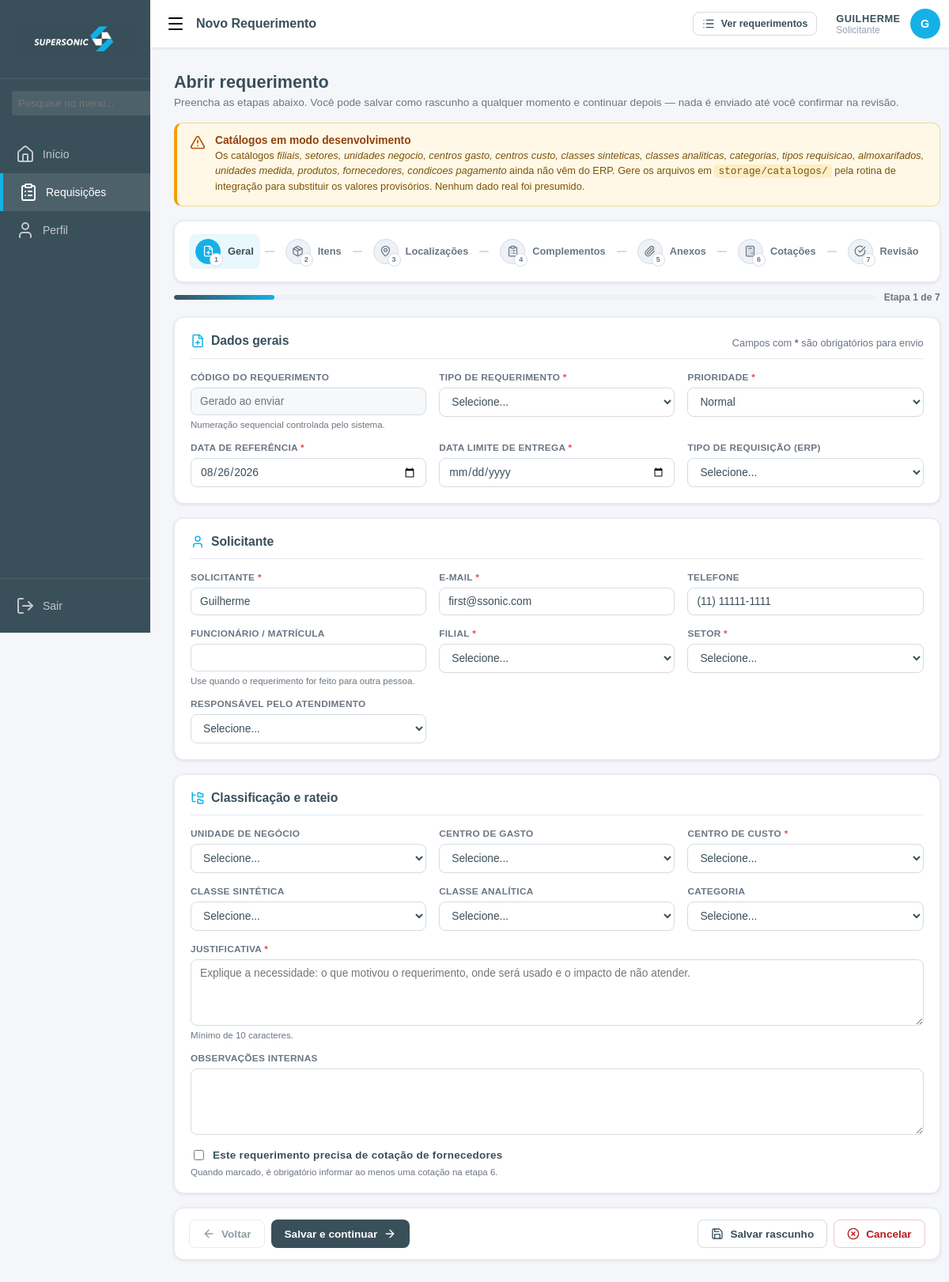
The app's page /requerimento/novo (signed in) with its own data.
### app.py (models this page shows)
class Usuario(db.Model, UserMixin):
    __tablename__ = "usuarios"
    id = db.Column(db.Integer, primary_key=True)
    nome = db.Column(db.String(100))
    email = db.Column(db.String(100), unique=True)
    senha_hash = db.Column(db.String(255))
    telefone = db.Column(db.String(20))
    ATIVO = db.Column(db.String(1), default='S') # Coluna Ativo
    ADM = db.Column(db.String(1), default='N')
    reset_token = db.Column(db.String(100), nullable=True)
    token_expiracao = db.Column(db.DateTime, nullable=True)
    usu_rod = db.relationship('Usurod', backref='usuario_pai', uselist=True)

### core/req_routes.py (the view)
@req_bp.route("/requerimento/novo")
@login_required
def novo():
    return render_template(
        "requerimentos/wizard.html",
        pagina_ativa="novo",
        titulo_pagina="Novo Requerimento",
        requerimento=None,
        dados_requerimento=None,
        situacao_etapas=None,
        etapa_inicial=1,
        catalogos=req_catalogos.todos(),
        **_contexto_dominio(),
    )

### app.py (called while the page is built)
@login_manager.user_loader
def load_user(user_id):
    return Usuario.query.get(int(user_id))

@app.context_processor
def inject_user():
    if current_user.is_authenticated:
        nome = current_user.nome or ""
        partes = nome.split()
        iniciais = (partes[0][0] + partes[-1][0]).upper() if len(partes) > 1 else (partes[0][0].upper() if partes else "")
        return dict(user_nome=nome, user_iniciais=iniciais)
    return dict(user_nome=None, user_iniciais=None)

### core/req_catalogos.py (called while the page is built)
def todos() -> dict:
    nomes = [
        "filiais", "setores", "unidades_negocio", "centros_gasto", "centros_custo",
        "classes_sinteticas", "classes_analiticas", "categorias", "tipos_requisicao",
        "almoxarifados", "unidades_medida", "produtos", "fornecedores",
        "condicoes_pagamento", "responsaveis",
    ]
    pacote = {}
    for nome in nomes:
        pacote[nome] = obter(nome)
    return pacote

### core/req_routes.py (called while the page is built)
def _contexto_dominio() -> dict:
    return {
        "STATUS": STATUS,
        "PRIORIDADES": PRIORIDADES,
        "TIPOS_REQUERIMENTO": TIPOS_REQUERIMENTO,
        "TIPOS_MOVIMENTO": TIPOS_MOVIMENTO,
        "TRANSICOES": TRANSICOES,
        "ETAPAS": ETAPAS,
        "papel_usuario": servico.papel_do_usuario(current_user),
        "hoje": date.today().isoformat(),
    }

@req_bp.app_context_processor
def _injetar_dominio():
    if not current_user.is_authenticated:
        return {}
    return {"req_status_catalogo": STATUS, "req_prioridades": PRIORIDADES}

### core/req_service.py (called while the page is built)
def papel_do_usuario(usuario) -> str:
    registro = ReqUsuarioPapel.query.filter_by(usuario_id=usuario.id).first()
    if registro and registro.papel in PAPEIS:
        return registro.papel
    if str(getattr(usuario, "ADM", "N")).strip().upper() == "S":
        return "ADMINISTRADOR"
    return "SOLICITANTE"

### templates/requerimentos/wizard.html (shortened to what this page needs)
{% extends 'requerimentos/base.html' %}
{% from 'components/ui.html' import stepper, origem_dado, area_vazia with context %}
{% macro opcoes(catalogo, selecionado='') -%}
    <option value="">Selecione...</option>
{%- endmacro %}
{% block header_acoes %}
    <a href="{{ url_for('req.lista') }}" class="btn btn-neutro btn-pequeno">
        <i data-lucide="list"></i> Ver requerimentos
    </a>
{% endblock %}
{% block conteudo %}
{% set g = dados_requerimento or {} %}
<div class="pagina-cabecalho">
    <div>
        <h1>{{ 'Editar requerimento ' ~ requerimento.codigo_exibicao if requerimento else 'Abrir requerimento' }}</h1>
        <p>
            Preencha as etapas abaixo. Você pode salvar como rascunho a qualquer momento
            e continuar depois — nada é enviado até você confirmar na revisão.
        </p>
    </div>
</div>
{{ origem_dado(catalogos) }}
<form class="wizard" id="form-req" novalidate
      data-req-id="{{ requerimento.id if requerimento else '' }}"
      data-etapa-inicial="{{ etapa_inicial or 1 }}">
    <div>
        {{ stepper(ETAPAS, etapa_inicial or 1, situacao_etapas) }}
        <div class="progresso-wrapper">
            <div class="progresso-barra">
                <div class="progresso-preenchida" id="progresso"></div>
            </div>
            <span class="progresso-texto" id="progresso-texto">Etapa 1 de {{ ETAPAS|length }}</span>
        </div>
    </div>
    <section class="etapa ativa" data-etapa="1" aria-labelledby="tit-geral">
        <div class="cartao">
            <div class="cartao-cabecalho">
                <h2 id="tit-geral"><i data-lucide="file-plus"></i> Dados gerais</h2>
                <span class="cartao-subtitulo">Campos com <strong>*</strong> são obrigatórios para envio</span>
            </div>
            <div class="grade-campos">
                <div class="campo">
                    <label for="codigo">Código do requerimento</label>
                    <input type="text" id="codigo" readonly
                           value="{{ requerimento.codigo_exibicao if requerimento else 'Gerado ao enviar' }}">
                    <small class="campo-dica">Numeração sequencial controlada pelo sistema.</small>
                </div>
                <div class="campo">
                    <label for="tipo">Tipo de requerimento <span class="obrigatorio">*</span></label>
                    <select id="tipo" name="tipo" required>
                        <option value="">Selecione...</option>
                    </select>
                </div>
                <div class="campo">
                    <label for="prioridade">Prioridade <span class="obrigatorio">*</span></label>
                    <select id="prioridade" name="prioridade" required>
                        {% for chave, info in PRIORIDADES.items() %}
                            <option value="{{ chave }}"
                                {{ 'selected' if (g.prioridade or 'NORMAL') == chave }}>{{ info.label }}</option>
                        {% endfor %}
                    </select>
                </div>
                <div class="campo">
                    <label for="data_referencia">Data de referência <span class="obrigatorio">*</span></label>
                    <input type="date" id="data_referencia" name="data_referencia"
                           value="{{ g.data_referencia or hoje }}">
                </div>
                <div class="campo">
                    <label for="data_limite">Data limite de entrega <span class="obrigatorio">*</span></label>
                    <input type="date" id="data_limite" name="data_limite" value="{{ g.data_limite or '' }}">
                </div>
                <div class="campo">
                    <label for="tipo_requisicao">Tipo de requisição (ERP)</label>
                    <select id="tipo_requisicao" name="tipo_requisicao">
                        {{ opcoes(catalogos.tipos_requisicao, g.tipo_requisicao or '') }}
                    </select>
                </div>
            </div>
        </div>
        <div class="cartao">
            <div class="cartao-cabecalho">
                <h3><i data-lucide="user"></i> Solicitante</h3>
            </div>
            <div class="grade-campos">
                <div class="campo">
                    <label for="solicitante_nome">Solicitante <span class="obrigatorio">*</span></label>
                    <input type="text" id="solicitante_nome" name="solicitante_nome" maxlength="120"
                           value="{{ g.solicitante_nome or current_user.nome }}">
                </div>
                <div class="campo">
                    <label for="solicitante_email">E-mail <span class="obrigatorio">*</span></label>
                    <input type="email" id="solicitante_email" name="solicitante_email" maxlength="120"
                           value="{{ g.solicitante_email or current_user.email }}">
                </div>
                <div class="campo">
                    <label for="solicitante_telefone">Telefone</label>
                    <input type="text" id="solicitante_telefone" name="solicitante_telefone" maxlength="30"
                           value="{{ g.solicitante_telefone or current_user.telefone or '' }}">
                </div>
                <div class="campo">
                    <label for="funcionario">Funcionário / matrícula</label>
                    <input type="text" id="funcionario" name="funcionario" maxlength="120"
                           value="{{ g.funcionario or '' }}">
                    <small class="campo-dica">Use quando o requerimento for feito para outra pessoa.</small>
                </div>
                <div class="campo">
                    <label for="filial">Filial <span class="obrigatorio">*</span></label>
                    <select id="filial" name="filial">{{ opcoes(catalogos.filiais, g.filial or '') }}</select>
                </div>
                <div class="campo">
                    <label for="setor">Setor <span class="obrigatorio">*</span></label>
                    <select id="setor" name="setor">{{ opcoes(catalogos.setores, g.setor or '') }}</select>
                </div>
                <div class="campo">
                    <label for="responsavel">Responsável pelo atendimento</label>
                    <select id="responsavel" name="responsavel">
                        {{ opcoes(catalogos.responsaveis, g.responsavel or '') }}
                    </select>
                </div>
            </div>
        </div>
        <div class="cartao">
            <div class="cartao-cabecalho">
                <h3><i data-lucide="folder-tree"></i> Classificação e rateio</h3>
            </div>
            <div class="grade-campos">
                <div class="campo">
                    <label for="unidade_negocio">Unidade de negócio</label>
                    <select id="unidade_negocio" name="unidade_negocio">
                        {{ opcoes(catalogos.unidades_negocio, g.unidade_negocio or '') }}
                    </select>
                </div>
                <div class="campo">
                    <label for="centro_gasto">Centro de gasto</label>
                    <select id="centro_gasto" name="centro_gasto">
                        {{ opcoes(catalogos.centros_gasto, g.centro_gasto or '') }}
                    </select>
                </div>
                <div class="campo">
                    <label for="centro_custo">Centro de custo <span class="obrigatorio">*</span></label>
                    <select id="centro_custo" name="centro_custo">
                        {{ opcoes(catalogos.centros_custo, g.centro_custo or '') }}
                    </select>
                </div>
                <div class="campo">
                    <label for="classe_sintetica">Classe sintética</label>
                    <select id="classe_sintetica" name="classe_sintetica">
                        {{ opcoes(catalogos.classes_sinteticas, g.classe_sintetica or '') }}
                    </select>
                </div>
                <div class="campo">
                    <label for="classe_analitica">Classe analítica</label>
                    <select id="classe_analitica" name="classe_analitica">
                        {{ opcoes(catalogos.classes_analiticas, g.classe_analitica or '') }}
                    </select>
                </div>
                <div class="campo">
                    <label for="categoria">Categoria</label>
                    <select id="categoria" name="categoria">
                        {{ opcoes(catalogos.categorias, g.categoria or '') }}
                    </select>
                </div>
                <div class="campo largo">
                    <label for="justificativa">Justificativa <span class="obrigatorio">*</span></label>
                    <textarea id="justificativa" name="justificativa"
                              placeholder="Explique a necessidade: o que motivou o requerimento, onde será usado e o impacto de não atender.">{{ g.justificativa or '' }}</textarea>
                    <small class="campo-dica">Mínimo de 10 caracteres.</small>
                </div>
                <div class="campo largo">
                    <label for="observacao">Observações internas</label>
                    <textarea id="observacao" name="observacao">{{ g.observacao or '' }}</textarea>
                </div>
                <div class="campo largo">
                    <div class="linha-checkbox">
                        <input type="checkbox" id="necessita_cotacao" name="necessita_cotacao"
                               {{ 'checked' if g.necessita_cotacao }}>
                        <label for="necessita_cotacao">
                            Este requerimento precisa de cotação de fornecedores
                        </label>
                    </div>
                    <small class="campo-dica">
                        Quando marcado, é obrigatório informar ao menos uma cotação na etapa 6.
                    </small>
                </div>
            </div>
        </div>
    </section>
    <div class="wizard-rodape">
        <div class="grupo">
            <button type="button" class="btn btn-neutro" id="btn-voltar">
                <i data-lucide="arrow-left"></i> Voltar
            </button>
            <button type="button" class="btn btn-escuro" id="btn-proximo">
                Salvar e continuar <i data-lucide="arrow-right"></i>
            </button>
        </div>
        <div class="grupo">
            <button type="button" class="btn btn-neutro" id="btn-rascunho">
                <i data-lucide="save"></i> Salvar rascunho
            </button>
            <button type="button" class="btn btn-perigo" id="btn-cancelar">
                <i data-lucide="x-circle"></i> Cancelar
            </button>
        </div>
    </div>
</form>
{% endblock %}

### templates/components/header.html (shortened to what this page needs)
{% macro topbar(titulo) -%}
<header class="top-header">
    <div class="header-esquerda">
        <i data-lucide="menu" onclick="toggleSidebar()" style="cursor: pointer;"></i>
        <span class="header-titulo">{{ titulo or 'Requerimentos' }}</span>
    </div>
    <div class="header-direita">
        <div class="header-acoes">{{ caller() if caller is defined }}</div>
        <div class="user-profile-container" onclick="toggleProfile()">
            <div class="user-info">
                <span class="user-name-top">{{ current_user.nome }}</span>
                <span class="user-role">
                    {%- if papel_usuario == 'ADMINISTRADOR' -%}Administrador
                    {%- elif papel_usuario == 'ATENDENTE' -%}Atendente
                    {%- else -%}Solicitante{%- endif -%}
                </span>
            </div>
            <div class="user-avatar">
                {%- set nomes = (current_user.nome or '?').split(' ') -%}
                {{ nomes[0][0] | upper }}{{ nomes[-1][0] | upper if nomes|length > 1 else '' }}
            </div>
        </div>
    </div>
</header>
{%- endmacro %}

### static/css/geral.css (style rules this page uses)
:root { --azul-noite: #394F5A; --azul-dia: #14B1E7; --cinza: #4D4D4F; --bg-body: #f4f6f9; --sidebar-width: 250px; --shadow: 0 1px 4px rgba(0,0,0,0.1); }
body { margin: 0; font-family: "Avenir Next", "Avenir", Helvetica, Arial, sans-serif; background-color: var(--bg-body); display: flex; min-height: 100vh; }
.top-header { height: 60px; background: white; display: flex; justify-content: space-between; align-items: center; padding: 0 20px; box-shadow: var(--shadow); position: sticky; top: 0; z-index: 999; }
.user-profile-container { position: relative; cursor: pointer; display: flex; align-items: center; gap: 12px; padding: 5px 10px; border-radius: 8px; transition: background 0.2s; }
.user-avatar { width: 38px; height: 38px; background: var(--azul-dia); border-radius: 50%; display: flex; align-items: center; justify-content: center; color: white; font-weight: 600; font-size: 0.9rem; }
.user-name-top { font-weight: 600; text-transform: uppercase; font-size: 0.8rem; color: #394F5A; display: block; }
.user-role { font-size: 0.75rem; color: #94a3b8; display: block; font-family: "Avenir Next", "Avenir", Helvetica, Arial, sans-serif; }
.user-name-top { text-transform: uppercase !important; font-weight: 700; font-size: 0.8rem; letter-spacing: 0.5px; }
@media (max-width: 1366px) { :root { --sidebar-width: 190px; } }
@media (max-width: 1366px) { body { font-size: 13px; } }

### records on screen
Usuario: nome "GUILHERME", nome "G", solicitante_nome "Guilherme", solicitante_email "first@ssonic.com", solicitante_telefone "(11) 11111-1111"

### other values on screen
{{ titulo or 'Requerimentos' }} "Novo Requerimento"
{{ etapa.n }} "1" "2" "3" "4" "5" "6" "7"
{{ etapa.titulo }} "Geral" "Itens" "Localizações" "Complementos" "Anexos" "Cotações" "Revisão"
form field prioridade "Normal"
